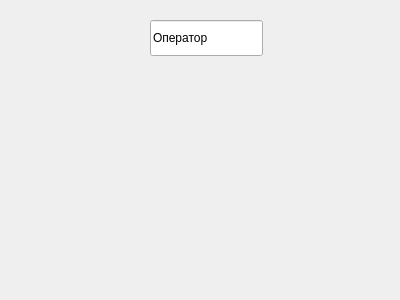
<?xml version="1.0" encoding="UTF-8"?>
<ui version="4.0">
 <class>Dialog</class>
 <widget class="QDialog" name="Dialog">
  <property name="geometry">
   <rect>
    <x>0</x>
    <y>0</y>
    <width>400</width>
    <height>300</height>
   </rect>
  </property>
  <property name="windowTitle">
   <string>Dialog</string>
  </property>
  <widget class="QLineEdit" name="lineEdit">
   <property name="geometry">
    <rect>
     <x>150</x>
     <y>20</y>
     <width>113</width>
     <height>36</height>
    </rect>
   </property>
   <property name="text">
    <string>Оператор</string>
   </property>
  </widget>
 </widget>
 <resources/>
 <connections/>
</ui>
